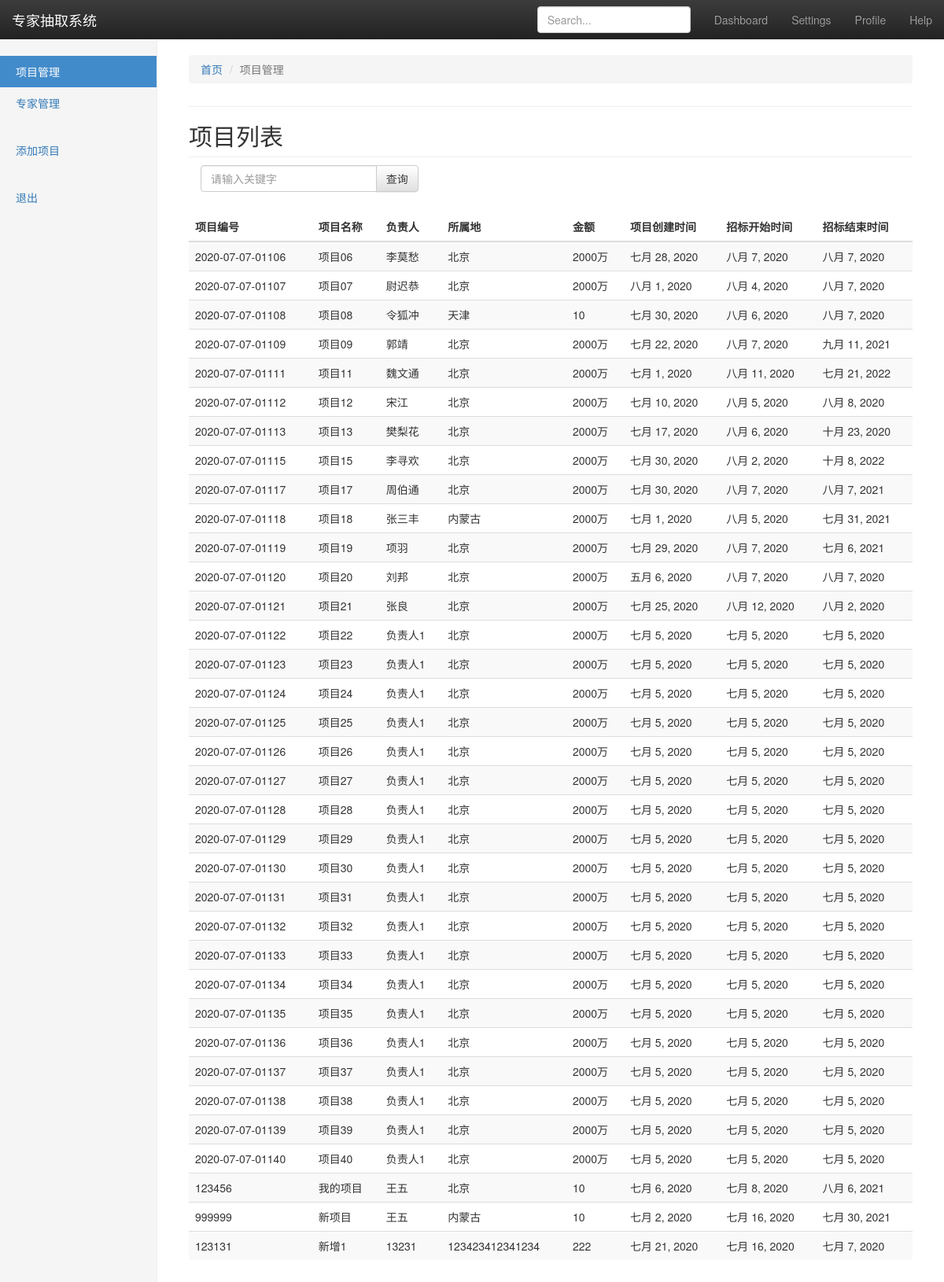
Screenshot of /program/list with the database file from the repository.
### program/models.py (models this page shows, shortened)
class Program(models.Model):
    id = models.AutoField(primary_key=True)
    visible = models.BooleanField(default=True)
    seq = models.CharField(max_length=100, null=False, verbose_name="项目编号")
    name = models.CharField(max_length=500, verbose_name="项目名称", null=False)
    desp = models.CharField(max_length=1000, verbose_name="项目描述", null=True)
    responser = models.CharField(max_length=100, verbose_name="项目负责人", null=False)
    location = models.CharField(max_length=100, verbose_name="所属地", null=True)
    money = models.CharField(max_length=100, null=True,verbose_name="招标金额")
    program_date = models.DateField(verbose_name="创建时间")
    start_date = models.DateField(verbose_name="评标开始时间")
    end_date = models.DateField(verbose_name="评标截止时间")
    class Meta:
        verbose_name = '项目'
        verbose_name_plural = verbose_name

### program/views.py (the view)
# urls.py: path('list', views.program_list, name='index'),
def program_list(request):
    program_list = Program.objects.filter(visible=True)
    return render(request, 'program_list_template.html', {"program_list": program_list})

### template/program_list_template.html (shortened to what this page needs)
<!DOCTYPE html>
<html lang="zh-CN"><head>
    <link rel="stylesheet" href="https://cdn.jsdelivr.net/npm/bootstrap@3.3.7/dist/css/bootstrap.min.css">
    <link rel="stylesheet" href="https://cdn.jsdelivr.net/npm/bootstrap@3.3.7/dist/css/bootstrap-theme.min.css">
  </head>
  <body>
    <nav class="navbar navbar-inverse navbar-fixed-top">
      <div class="container-fluid">
        <div class="navbar-header">
          <a class="navbar-brand" href="#">专家抽取系统</a>
        </div>
        <div id="navbar" class="navbar-collapse collapse">
          <ul class="nav navbar-nav navbar-right">
            <li><a href="#">Dashboard</a></li>
            <li><a href="#">Settings</a></li>
            <li><a href="#">Profile</a></li>
            <li><a href="#">Help</a></li>
          </ul>
          <form class="navbar-form navbar-right">
            <input type="text" class="form-control" placeholder="Search...">
          </form>
        </div>
      </div>
    </nav>
    <div class="container-fluid">
      <div class="row">
        <div class="col-sm-3 col-md-2 sidebar">
          <ul class="nav nav-sidebar">
            <li class="active"><a href="{% url 'index' %}">项目管理 <span class="sr-only">(current)</span></a></li>
			<li><a href="{% url 'list' %}">专家管理</a></li>
          </ul>
          <ul class="nav nav-sidebar">
			<li><a href="{% url 'addProgram' %}">添加项目</a></li>
          </ul>
          <ul class="nav nav-sidebar">
			<li><a href="{% url 'login' %}">退出</a></li>
          </ul>
        </div>
        <div class="col-sm-9 col-sm-offset-3 col-md-10 col-md-offset-2 main">
		<div class="page-header">
			<ol class="breadcrumb">
				<li><a href="/program/list">首页</a></li>
				<li class="active">项目管理</li>
			</ol>
		</div>
          <h2 class="sub-header">项目列表</h2>
		  <div class="col-sm-4">
		  <form method="get" action="/program/search/">
		  <div class="input-group">
		  <input type="text" name="name" class="form-control" placeholder="请输入关键字" required />
		  <span class="input-group-btn">
		  <input type="submit" class="btn btn-default" value="查询" />
		  </span>
		  </div>
		  </form>
		  </div>
		  <br />
		  <br />
		  <br />
          <div class="table-responsive">
            <table class="table table-striped">
              <thead>
                <tr>
                  <th>项目编号</th>
                  <th>项目名称</th>
                  <th>负责人</th>
                  <th>所属地</th>
                  <th>金额</th>
                  <th>项目创建时间</th>
                  <th>招标开始时间</th>
                  <th>招标结束时间</th>
                </tr>
              </thead>
              <tbody>
                {% for item in program_list %}
                <tr   onclick="location.href='/program/detail/{{item.id}}';">
                  <td>{{item.seq}}</td>
                  <td>{{item.name}}</td>
                  <td>{{item.responser}}</td>
                  <td>{{item.location}}</td>
                  <td>{{item.money}}</td>
                  <td>{{item.program_date}}</td>
                  <td>{{item.start_date}}</td>
                  <td>{{item.end_date}}</td>
                </tr>
                {% endfor %}
              </tbody>
            </table>
          </div>
        </div>
      </div>
    </div>
</body>
</html>

### template/program_list_template.html (style rules this page uses)
body { padding-top: 50px; }
.sub-header { padding-bottom: 10px; border-bottom: 1px solid #eee; }
.navbar-fixed-top { border: 0; }
.sidebar { display: none; }
@media (min-width: 768px) { .sidebar { position: fixed; top: 51px; bottom: 0; left: 0; z-index: 1000; display: block; padding: 20px; overflow-x: hidden; overflow-y: auto; background-color: #f5f5f5; border-right: 1px solid #eee; } }
.nav-sidebar { margin-right: -21px; margin-bottom: 20px; margin-left: -20px; }
.nav-sidebar > li > a { padding-right: 20px; padding-left: 20px; }
.nav-sidebar > .active > a, .nav-sidebar > .active > a:hover, .nav-sidebar > .active > a:focus { color: #fff; background-color: #428bca; }
.main { padding: 20px; }
@media (min-width: 768px) { .main { padding-right: 40px; padding-left: 40px; } }
.main .page-header { margin-top: 0; }

### rows the page displays
Program: seq "2020-07-07-01106", name "项目06", responser "李莫愁", location "北京", money "2000万", program_date "七月 28, 2020", start_date "八月 7, 2020", end_date "八月 7, 2020"
Program: seq "2020-07-07-01107", name "项目07", responser "尉迟恭", location "北京", money "2000万", program_date "八月 1, 2020", start_date "八月 4, 2020", end_date "八月 7, 2020"
Program: seq "2020-07-07-01108", name "项目08", responser "令狐冲", location "天津", money "10", program_date "七月 30, 2020", start_date "八月 6, 2020", end_date "八月 7, 2020"
Program: seq "2020-07-07-01109", name "项目09", responser "郭靖", location "北京", money "2000万", program_date "七月 22, 2020", start_date "八月 7, 2020", end_date "九月 11, 2021"
Program: seq "2020-07-07-01111", name "项目11", responser "魏文通", location "北京", money "2000万", program_date "七月 1, 2020", start_date "八月 11, 2020", end_date "七月 21, 2022"
Program: seq "2020-07-07-01112", name "项目12", responser "宋江", location "北京", money "2000万", program_date "七月 10, 2020", start_date "八月 5, 2020", end_date "八月 8, 2020"
Program: seq "2020-07-07-01113", name "项目13", responser "樊梨花", location "北京", money "2000万", program_date "七月 17, 2020", start_date "八月 6, 2020", end_date "十月 23, 2020"
Program: seq "2020-07-07-01115", name "项目15", responser "李寻欢", location "北京", money "2000万", program_date "七月 30, 2020", start_date "八月 2, 2020", end_date "十月 8, 2022"
Program: seq "2020-07-07-01117", name "项目17", responser "周伯通", location "北京", money "2000万", program_date "七月 30, 2020", start_date "八月 7, 2020", end_date "八月 7, 2021"
Program: seq "2020-07-07-01118", name "项目18", responser "张三丰", location "内蒙古", money "2000万", program_date "七月 1, 2020", start_date "八月 5, 2020", end_date "七月 31, 2021"
Program: seq "2020-07-07-01119", name "项目19", responser "项羽", location "北京", money "2000万", program_date "七月 29, 2020", start_date "八月 7, 2020", end_date "七月 6, 2021"
Program: seq "2020-07-07-01120", name "项目20", responser "刘邦", location "北京", money "2000万", program_date "五月 6, 2020", start_date "八月 7, 2020", end_date "八月 7, 2020"
Program: seq "2020-07-07-01121", name "项目21", responser "张良", location "北京", money "2000万", program_date "七月 25, 2020", start_date "八月 12, 2020", end_date "八月 2, 2020"
Program: seq "2020-07-07-01122", name "项目22", responser "负责人1", location "北京", money "2000万", program_date "七月 5, 2020", start_date "七月 5, 2020", end_date "七月 5, 2020"
Program: seq "2020-07-07-01123", name "项目23", responser "负责人1", location "北京", money "2000万", program_date "七月 5, 2020", start_date "七月 5, 2020", end_date "七月 5, 2020"
Program: seq "2020-07-07-01124", name "项目24", responser "负责人1", location "北京", money "2000万", program_date "七月 5, 2020", start_date "七月 5, 2020", end_date "七月 5, 2020"
Program: seq "2020-07-07-01125", name "项目25", responser "负责人1", location "北京", money "2000万", program_date "七月 5, 2020", start_date "七月 5, 2020", end_date "七月 5, 2020"
Program: seq "2020-07-07-01126", name "项目26", responser "负责人1", location "北京", money "2000万", program_date "七月 5, 2020", start_date "七月 5, 2020", end_date "七月 5, 2020"
Program: seq "2020-07-07-01127", name "项目27", responser "负责人1", location "北京", money "2000万", program_date "七月 5, 2020", start_date "七月 5, 2020", end_date "七月 5, 2020"
Program: seq "2020-07-07-01128", name "项目28", responser "负责人1", location "北京", money "2000万", program_date "七月 5, 2020", start_date "七月 5, 2020", end_date "七月 5, 2020"
Program: seq "2020-07-07-01129", name "项目29", responser "负责人1", location "北京", money "2000万", program_date "七月 5, 2020", start_date "七月 5, 2020", end_date "七月 5, 2020"
Program: seq "2020-07-07-01130", name "项目30", responser "负责人1", location "北京", money "2000万", program_date "七月 5, 2020", start_date "七月 5, 2020", end_date "七月 5, 2020"
Program: seq "2020-07-07-01131", name "项目31", responser "负责人1", location "北京", money "2000万", program_date "七月 5, 2020", start_date "七月 5, 2020", end_date "七月 5, 2020"
Program: seq "2020-07-07-01132", name "项目32", responser "负责人1", location "北京", money "2000万", program_date "七月 5, 2020", start_date "七月 5, 2020", end_date "七月 5, 2020"
Program: seq "2020-07-07-01133", name "项目33", responser "负责人1", location "北京", money "2000万", program_date "七月 5, 2020", start_date "七月 5, 2020", end_date "七月 5, 2020"
Program: seq "2020-07-07-01134", name "项目34", responser "负责人1", location "北京", money "2000万", program_date "七月 5, 2020", start_date "七月 5, 2020", end_date "七月 5, 2020"
Program: seq "2020-07-07-01135", name "项目35", responser "负责人1", location "北京", money "2000万", program_date "七月 5, 2020", start_date "七月 5, 2020", end_date "七月 5, 2020"
Program: seq "2020-07-07-01136", name "项目36", responser "负责人1", location "北京", money "2000万", program_date "七月 5, 2020", start_date "七月 5, 2020", end_date "七月 5, 2020"
Program: seq "2020-07-07-01137", name "项目37", responser "负责人1", location "北京", money "2000万", program_date "七月 5, 2020", start_date "七月 5, 2020", end_date "七月 5, 2020"
Program: seq "2020-07-07-01138", name "项目38", responser "负责人1", location "北京", money "2000万", program_date "七月 5, 2020", start_date "七月 5, 2020", end_date "七月 5, 2020"
Program: seq "2020-07-07-01139", name "项目39", responser "负责人1", location "北京", money "2000万", program_date "七月 5, 2020", start_date "七月 5, 2020", end_date "七月 5, 2020"
Program: seq "2020-07-07-01140", name "项目40", responser "负责人1", location "北京", money "2000万", program_date "七月 5, 2020", start_date "七月 5, 2020", end_date "七月 5, 2020"
Program: seq "123456", name "我的项目", responser "王五", location "北京", money "10", program_date "七月 6, 2020", start_date "七月 8, 2020", end_date "八月 6, 2021"
Program: seq "999999", name "新项目", responser "王五", location "内蒙古", money "10", program_date "七月 2, 2020", start_date "七月 16, 2020", end_date "七月 30, 2021"
Program: seq "123131", name "新增1", responser "13231", location "123423412341234", money "222", program_date "七月 21, 2020", start_date "七月 16, 2020", end_date "七月 7, 2020"
